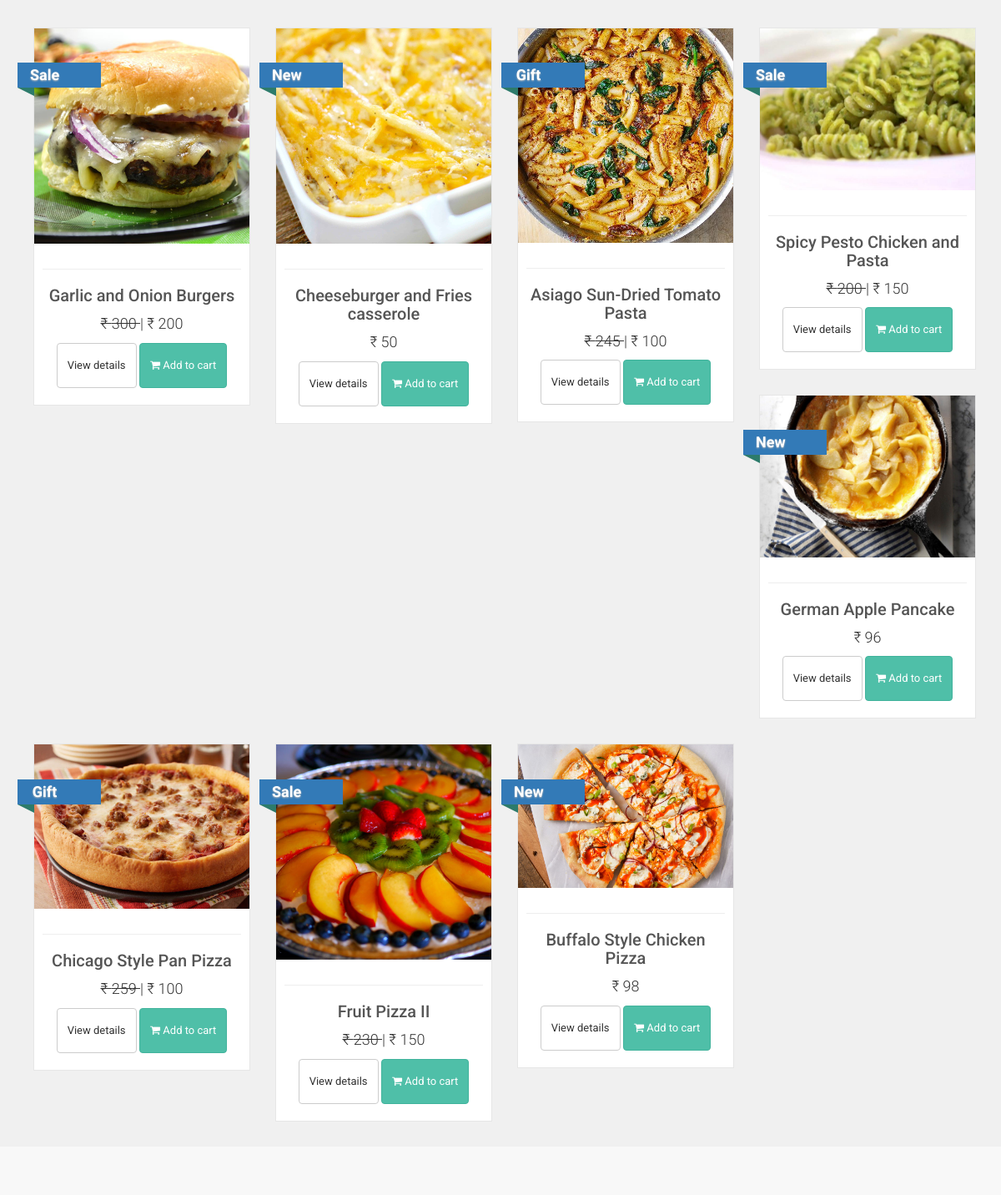
Before: / (middle part) with the older database file.
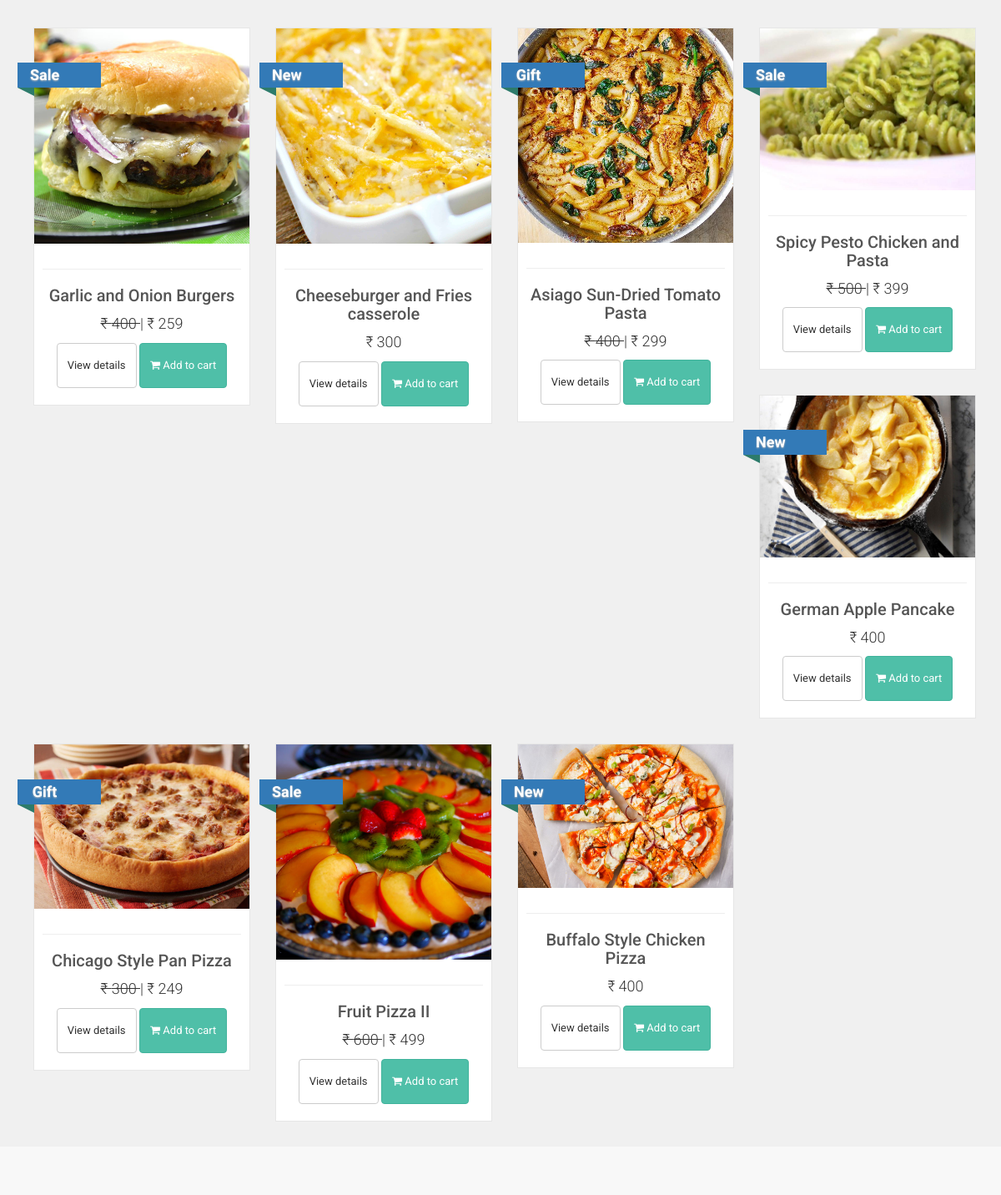
After: the same page with the newer database file.
### tables this page shows
CREATE TABLE `products` (
  `product_id` int(10) NOT NULL,
  `p_cat_id` int(10) NOT NULL,
  `cat_id` int(10) NOT NULL,
  `date` timestamp NOT NULL DEFAULT current_timestamp() ON UPDATE current_timestamp(),
  `product_title` text NOT NULL,
  `product_url` text NOT NULL,
  `product_img1` text NOT NULL,
  `product_img2` text NOT NULL,
  `product_img3` text NOT NULL,
  `product_price` int(10) NOT NULL,
  `product_psp_price` int(100) NOT NULL,
  `product_recipe` text NOT NULL,
  `product_ingredients` text NOT NULL,
  `product_video` text NOT NULL,
  `product_keywords` text NOT NULL,
  `product_label` text NOT NULL,
  `status` varchar(255) NOT NULL
);

### functions/functions.php (the view, shortened to what this page needs)
<?php
$db = mysqli_connect("localhost","root","","ecom_store");
function getPro(){
global $db;
$get_products = "select * from products order by 1 DESC LIMIT 0,8";
$run_products = mysqli_query($db,$get_products);
while($row_products=mysqli_fetch_array($run_products)){
$pro_title = $row_products['product_title'];
$pro_price = $row_products['product_price'];
$pro_img1 = $row_products['product_img1'];
$pro_label = $row_products['product_label'];
$pro_psp_price = $row_products['product_psp_price'];
$pro_url = $row_products['product_url'];
if($pro_label == "Sale" or $pro_label == "Gift"){
$product_price = "<del> ₹ $pro_price </del>";
$product_psp_price = "| ₹ $pro_psp_price";
}
else{
$product_psp_price = "";
$product_price = "₹ $pro_price";
}
if($pro_label == ""){
}
else{
$product_label = "
<a class='label sale' href='#' style='color:black;'>
<div class='thelabel'>$pro_label</div>
<div class='label-background'> </div>
</a>
";
}
echo "
<div class='col-md-4 col-sm-6 single' >
<div class='product' >
<a href='$pro_url' >
<img src='admin_area/product_images/$pro_img1' class='img-responsive' >
</a>
<div class='text' >
<hr>
<h3><a href='$pro_url' >$pro_title</a></h3>
<p class='price' > $product_price $product_psp_price </p>
<p class='buttons' >
<a href='$pro_url' class='btn btn-default' >View details</a>
<a href='$pro_url' class='btn btn-primary'>
<i class='fa fa-shopping-cart'></i> Add to cart
</a>
</p>
</div>
$product_label
</div>
</div>
";
}
}
?>

### includes/header.php (shortened to what this page needs)
<!DOCTYPE html>
<html lang="en">
<head>
  <link href="styles/bootstrap.min.css" rel="stylesheet">
  <link href="styles/backend.css" rel="stylesheet">
  <link href="styles/style.css" rel="stylesheet">
  <link href="font-awesome/css/font-awesome.min.css" rel="stylesheet">

### includes/main.php (shortened to what this page needs)
</head>
<body>

### index.php (shortened to what this page needs)
<?php
include("includes/header.php");
include("functions/functions.php");
include("includes/main.php");
?>
  <main>
    <div id="content" class="container">
    <div class="row">
    <?php
    getPro();
    ?>
    </div>
    </div>
    <footer class="page-footer" id="foot">
      <div class="footer-nav">
      </div>
    </footer>
</body>
</html>

### styles/backend.css (style rules this page uses)
html { font-family: "Roboto", Helvetica, Arial, sans-serif; line-height: 1.15; -ms-text-size-adjust: 100%; -webkit-text-size-adjust: 100% }
body { margin: 0 }
article, aside, footer, header, nav, section { display: block }
figcaption, figure, main { display: block }
hr { box-sizing: content-box; height: 0; overflow: visible }
a { background-color: transparent; -webkit-text-decoration-skip: objects }
img { border-style: none }
html { box-sizing: border-box }
body { min-width: 1190px; font-family: Montserrat, sans-serif; font-weight: 400; background-color: white; }
.container { width: 1170px; margin: 0 auto }
img { max-width: 100%; height: auto }
.page-footer .footer-nav { padding: 60px 0 55px; background-color: #f8f8f8 }
.btn { display: inline-block; vertical-align: top; font-size: 13px; line-height: 40px; text-decoration: none; -webkit-transition: .3s; transition: .3s }

### styles/style.css (style rules this page uses)
body { font-family: "Roboto", Helvetica, Arial, sans-serif; font-size: 14px; line-height: 1.42857143; color: #333333; background-color: #f0f0f0; overflow-x: hidden; }
.btn-primary { color:rgb(255, 255, 255); background-color:rgb(79, 191, 168); border-color:rgb(65, 179, 156); }
#content { padding-left:25px; }
.single { width:290px; }
#content .product { background:#fff; border: solid 1px #e6e6e6; box-sizing: border-box; margin-bottom: 30px; }
#content .product .text p.price { font-size:18px; text-align:center; font-weight:300; }
#content .product .text .buttons { clear:both; text-align:center; }
#content .product .text h3 { text-align:center; font-size:20px; }
#content .product .text h3 a { color:rgb(85, 85, 85); }
#content .product .text { padding:10px 10px 0px; }
#content .product .text .buttons .btn { margin-bottom:10px; }
.label { text-decoration : none; position: absolute; top: 50px; padding-left:51px; z-index: 20; }
.label .thelabel { position: relative; width: 100px; padding: 6px 50px 6px 15px; margin: 40px 50px 10px -71px; color: #fff; font-size:18px; font-weight:bold; background-color: #337ab7; text-shadow: 0px 1px 2px #bbb ; }
.label .thelabel:before, .label .thelabel:after { content: ''; position: absolute; width:0; height:0; }
.label .thelabel:after { left: 0px; top: 100%; border-width : 5px 10px; border-style: solid; border-color: #2d7b6b #2d7b6b transparent transparent; }
.label.sale { top: 0; }

Changed rows visible on the page:
changed products "Garlic and Onion Burgers": product_price "300" → "400"; product_psp_price "| ₹ 200" → "| ₹ 259"
changed products "Cheeseburger and Fries casserole": product_price "₹ 50" → "₹ 300"
changed products "Asiago Sun-Dried Tomato Pasta": product_price "245" → "400"; product_psp_price "| ₹ 100" → "| ₹ 299"
changed products "Spicy Pesto Chicken and Pasta": product_price "200" → "500"; product_psp_price "| ₹ 150" → "| ₹ 399"
changed products "German Apple Pancake": product_price "₹ 96" → "₹ 400"
changed products "Chicago Style Pan Pizza": product_price "259" → "300"; product_psp_price "| ₹ 100" → "| ₹ 249"
changed products "Fruit Pizza II": product_price "230" → "600"; product_psp_price "| ₹ 150" → "| ₹ 499"
changed products "Buffalo Style Chicken Pizza": product_price "₹ 98" → "₹ 400"
